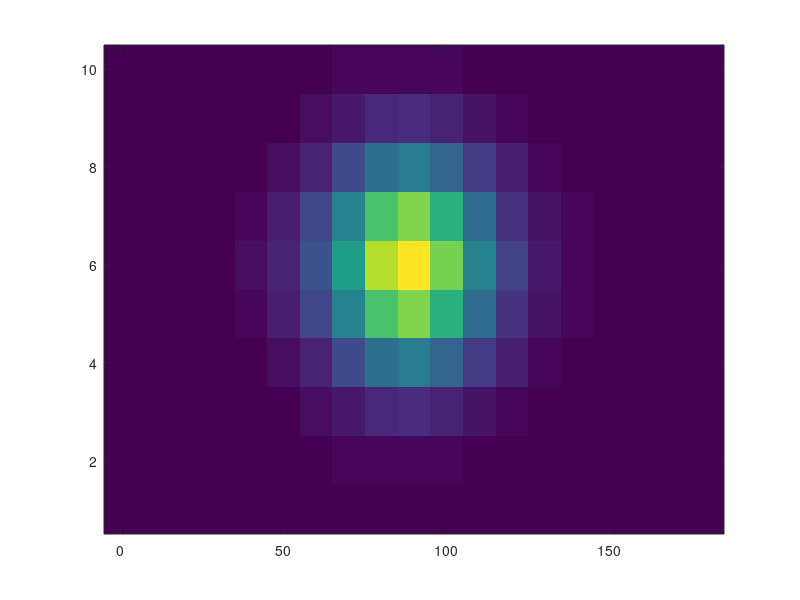

MATLAB code for this plot: (Note: this script raises an error after producing the figure.)
function visual_pop_sim_ori_sf

    close all

    %% Simulation parameters
    N_ori = 100;                                  % number of distinct preferred orientations
    N_sf  = 10;                                   % neurons per orientation with different SF tuning
    N     = N_ori * N_sf;                         % total neurons

    % Stimulus dimensions
    stim_oris = 0:10:180;                         % orientations (deg)
    stim_sfs  = logspace(-2, 1, 10);              % spatial freq (cycles/deg), 0.01 to 10

    baseline  = 0.1;                              % baseline dF/F (or spikes/s)
    gain      = 1.0;                              % response gain

    %% Preferred orientations and SFs for each neuron
    % Preferred orientations: uniformly spanning 0..179 deg for N_ori channels
    pref_oris_base = linspace(0, 180, N_ori+1)';  % N_ori × 1
    pref_oris_base = pref_oris_base(1:end-1);

    % Index grid for orientation and SF channel assignments
    [ori_idx, sf_idx] = ndgrid(1:N_ori, 1:N_sf);

    % Flatten to length N = N_ori * N_sf
    pref_oris = pref_oris_base(ori_idx(:));       % N × 1

    % Preferred spatial frequencies (log spaced)
    sf_grid   = logspace(-2, 1, N_sf);            % 0.01 to 10 c/deg
    pref_sfs  = sf_grid(sf_idx(:))';              % N × 1

    %% Tuning parameters
    % Orientation selectivity (von Mises concentration)
    k = 3;
    kappa = k * ones(N,1);

    % Spatial frequency selectivity (Gaussian in log10 space)
    sf_sigma = 0.5;                               % width in log10 units

    %% Convert to radians for orientation tuning
    deg2rad    = pi/180;
    theta_pref = pref_oris * deg2rad;             % N × 1

    %% Build full stimulus set: all orientation × SF combinations
    [ori_grid, sf_grid_idx] = ndgrid(1:numel(stim_oris), 1:numel(stim_sfs));
    stim_ori_list = stim_oris(ori_grid(:));       % n_cond × 1
    stim_sf_list  = stim_sfs(sf_grid_idx(:));     % n_cond × 1
    n_cond        = numel(stim_ori_list);

    %% Compute population responses R: N neurons × n_cond stimuli
    R = zeros(N, n_cond);

    log_pref_sfs = log10(pref_sfs);

    for c = 1:n_cond
        % Orientation tuning
        theta_stim = stim_ori_list(c) * deg2rad;
        dtheta     = theta_stim - theta_pref;     % N × 1
        ori_tuning = exp(kappa .* cos(2*dtheta)); % von Mises-like, 180 deg periodic

        % SF tuning (Gaussian in log10 space)
        log_sf_stim = log10(stim_sf_list(c));
        dlog_sf     = log_sf_stim - log_pref_sfs; % N × 1
        sf_tuning   = exp(-(dlog_sf.^2) ./ (2 * sf_sigma^2));

        % Combined response
        R(:, c) = baseline + gain * (ori_tuning .* sf_tuning);
    end

    % Normalize per neuron so max response ~ baseline + gain
    R = R ./ max(R, [], 2) * (baseline + gain);

    % Add small Gaussian noise (optional)
    noise_sigma = 0;
    % noise_sigma = 0.05;
    R = R + noise_sigma * randn(size(R));
    R = max(R, 0);                                % clip to nonnegative

    fprintf('R size: %d x %d (N x #stim conditions)\n', size(R,1), size(R,2));
    % Here #stim conditions = #oris × #SFs

    %% Reshape R into [N × n_ori × n_sf] for visualization
    n_ori = numel(stim_oris);
    n_sf  = numel(stim_sfs);
    R_3d  = reshape(R, [N, n_ori, n_sf]);

    %% Visualization 0: Example neuron's 2D tuning (SF × orientation)
    % Choose an example neuron index
    neuron_id = 550;  % or any index from 1 to N

    % Extract responses: [n_ori × n_sf], then transpose to [n_sf × n_ori]
    resp_ori_sf = squeeze(R_3d(neuron_id, :, :));   % n_ori × n_sf
    resp_ori_sf = resp_ori_sf';                    % n_sf × n_ori

    figure;
    set(gcf,'OuterPosition',[100 350 700 700])

    imagesc(stim_oris, 1:n_sf, resp_ori_sf);
    set(gca, 'YDir', 'normal');  % low SF at bottom, high at top
    colormap(parula);
    colorbar;

    xlabel('Orientation (deg)');
    ylabel('Spatial frequency (cycles/deg)');
    title(sprintf('Neuron %d: orientation × SF tuning', neuron_id), 'FontSize', 20);

    % Label y-axis with actual SF values
    yticks(1:n_sf);
    yticklabels(arrayfun(@(x) sprintf('%.3g', x), stim_sfs, 'UniformOutput', false));


    %% Visualization 1: Population responses for a single SF slice
    % Choose an SF index to visualize (for example, middle SF)
    sf_idx_vis = ceil(n_sf / 2);

    figure;
    set(gcf,'OuterPosition',[700 350 700 700])
    imagesc(stim_oris, 1:N, squeeze(R_3d(:, :, sf_idx_vis)));
    xlabel('Stimulus orientation (deg)');
    ylabel('Neuron index');
    title(sprintf('Population responses at SF = %.3f c/deg', stim_sfs(sf_idx_vis)), 'FontSize', 20);
    colormap(parula);
    colorbar;

    %% Visualization 2: Example tuning of a few neurons across orientation at a fixed SF
    figure('Color','w'); hold on
    set(gcf,'OuterPosition',[700 350 700 700])

    % Pick first 5 neurons for illustration
    example_neurons = 1:5;
    plot(stim_oris, squeeze(R_3d(example_neurons, :, sf_idx_vis))', ...
        '-o', 'LineWidth', 1.2);

    xlabel('Orientation (deg)');
    ylabel('Response');
    title(sprintf('Example orientation tuning (first 5 neurons, SF = %.3f c/deg)', ...
          stim_sfs(sf_idx_vis)), 'FontSize', 20);
    grid on

    %% Visualization 3: Example SF tuning for a single preferred orientation
    % Choose one orientation channel and plot SF tuning of a few neurons with that pref_ori
    ori_idx_example = round(N_ori / 2);                      % mid orientation channel
    neurons_in_ori  = find(pref_oris == pref_oris_base(ori_idx_example));

    % Take up to 5 neurons from this orientation, if available
    neurons_in_ori  = neurons_in_ori(1:min(5,numel(neurons_in_ori)));

    % Fix stimulus orientation to the corresponding orientation
    [~, stim_ori_idx_example] = min(abs(stim_oris - pref_oris_base(ori_idx_example)));

    figure('Color','w'); hold on
    set(gcf,'OuterPosition',[700 350 700 700])

    for ni = 1:numel(neurons_in_ori)
        n_id = neurons_in_ori(ni);
        % Responses across SFs at fixed stimulus orientation
        resp_sf = squeeze(R_3d(n_id, stim_ori_idx_example, :));  % n_sf × 1
        semilogx(stim_sfs, resp_sf, '-o', 'LineWidth', 1.2);
    end

    xlabel('Spatial frequency (cycles/deg)');
    ylabel('Response');
    title(sprintf('Example SF tuning (neurons with pref ori ≈ %.1f°)', ...
          pref_oris_base(ori_idx_example)), 'FontSize', 20);
    grid on

    %% PCA on population responses across all ori × SF conditions
    % Each stimulus condition is one observation, neurons are features
    X = R.';                          % [n_cond × N]
    X(isnan(X)) = 0;
    X = X - mean(X,1);

    [coeff, score, latent] = pca(X);

    %% Cyclic colormap for orientations (ignoring SF in color)
    nOri_color = numel(stim_oris);
    angles = linspace(0, 2*pi, nOri_color+1);
    angles(end) = [];                 % drop duplicate
    hsv_colors = hsv2rgb([angles'/(2*pi), ones(nOri_color,1), ones(nOri_color,1)]);
    cmap = hsv_colors;

    % For each condition, map its orientation to a color index
    [~, ori_idx_for_cond] = ismember(stim_ori_list, stim_oris);

    %% Visualization 4: Top 3 PCs, color coded by orientation
    figure('Color','w'); hold on
    set(gcf,'OuterPosition',[700 350 700 700])

    % Connect points in stimulus order with black line
    plot3(score(:,1), score(:,2), score(:,3), '-k', 'LineWidth', 1.2);
    plot3([score(end,1) score(1,1)], ...
          [score(end,2) score(1,2)], ...
          [score(end,3) score(1,3)], ...
          '-k', 'LineWidth', 1.2);

    % Scatter each stimulus condition with orientation based color
    for i = 1:n_cond
        this_color = cmap(ori_idx_for_cond(i), :);
        scatter3(score(i,1), score(i,2), score(i,3), ...
            60, this_color, 'filled', 'MarkerEdgeColor','k');
    end

    xlabel('PC1');
    ylabel('PC2');
    zlabel('PC3');

    explVar = 100 * latent / sum(latent);
    title(sprintf('Population PCA (%.1f%% / %.1f%% / %.1f%%)', ...
        explVar(1), explVar(2), explVar(3)), 'FontSize', 20);

    colormap(cmap);
    c = colorbar;

    % Orientation ticks on colorbar
    tick_oris = 0:30:180;
    tick_positions = tick_oris / max(stim_oris);
    c.Ticks = tick_positions;
    c.TickLabels = string(tick_oris);
    c.Label.String = 'Orientation (deg)';

    grid on;
    axis equal;
    view(3);
    add_margin(score);

end

function add_margin(score)
    % Compute axis limits with 10 percent margins
    margin_ratio = 0.10;

    x_min = min(score(:,1)); x_max = max(score(:,1));
    y_min = min(score(:,2)); y_max = max(score(:,2));
    z_min = min(score(:,3)); z_max = max(score(:,3));

    x_range = x_max - x_min;
    y_range = y_max - y_min;
    z_range = z_max - z_min;

    xlim([x_min - margin_ratio*x_range, x_max + margin_ratio*x_range]);
    ylim([y_min - margin_ratio*y_range, y_max + margin_ratio*y_range]);
    zlim([z_min - margin_ratio*z_range, z_max + margin_ratio*z_range]);
end
